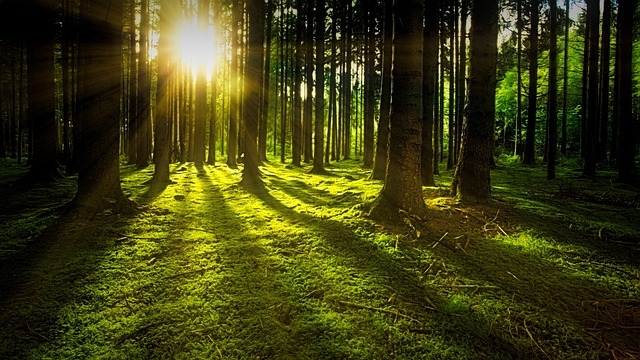
#> input picture t6/image.jpg, 640 x 360 px, given in place of img1.jpg, which was not available; the run also reads 1 picture not shown here
$ python p1.py
#> lines starting #> are read from the running program, lines starting #| are printed output that depends on the picture; pictures that were not available may be replaced by others from this repository, and a replacement may not be noted
#> the answer given: 3
import numpy as np
import matplotlib.pyplot as plt


def resize_image(image_matrix, new_height, new_width):
    if len(image_matrix.shape) == 3:
        oh, ow, _ = image_matrix.shape
    else:
        oh, ow = image_matrix.shape

    re_image_matrix = np.array([
        np.array([image_matrix[(oh*h // new_height)][(ow*w // new_width)]
                 for w in range(new_width)])
        for h in range(new_height)
    ])

    return re_image_matrix


def punto_1(img1, img2, img3, img4, color):
    """
    Punto 1 del parcial:
        Funcion que recibe como parametro 4 imagenes y un color
        y luego fuciona las cuatro imagenes y las une con un borde
        del color especificado

    Params:
        img1 (str): Ruta de la primera imagen
        img2 (str): Ruta de la segunda imagen
        img3 (str): Ruta de la tercera imagen
        img4 (str): Ruta de la cuarta imagen
        color (int): Color del borde

    Returns:
        bordered_image (np.array): Imagenes combinadas y con borde
    """
#> called with img1 = 'src/img1.jpg', img2 = 'src/img2.jpg', img3 = 'src/img3.jpg', img4 = 'src/img4.jpg', color = 3

    # Lectura de imagenes
    img1 = np.array(plt.imread(img1))
#> img1 is the input picture: shape (360, 640, 3); mean R, G, B 61.7, 61.3, 16.2
    img2 = np.array(plt.imread(img2))
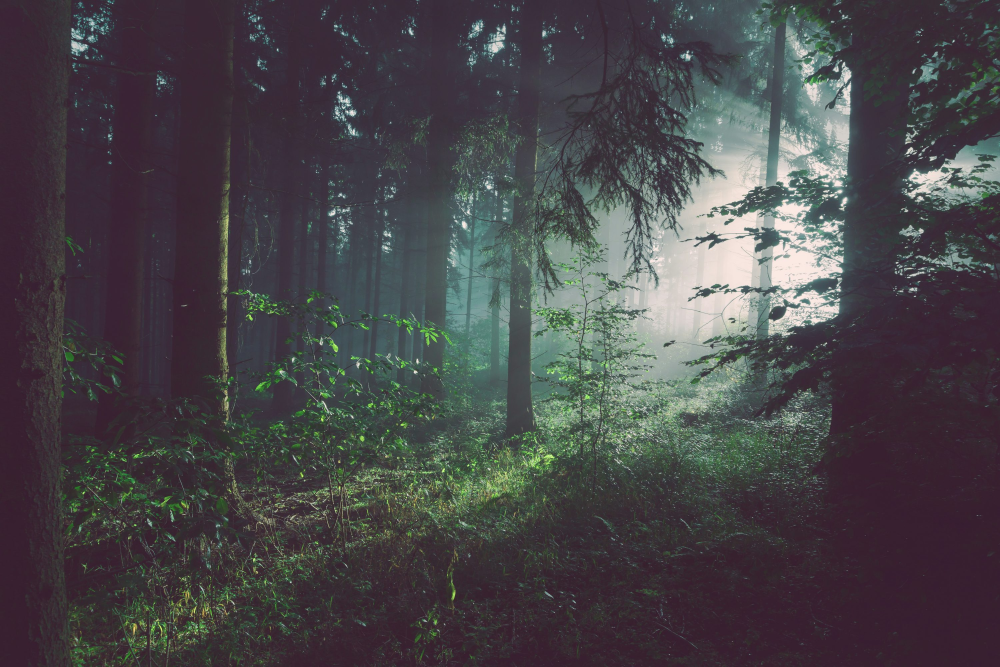
#> input picture p1/src/img2.jpg, 3000 x 2000 px (shown at 1/3 size)
#> img2 is the input picture: shape (2000, 3000, 3); mean R, G, B 72.9, 70.5, 73.7
    img3 = np.array(plt.imread(img3))
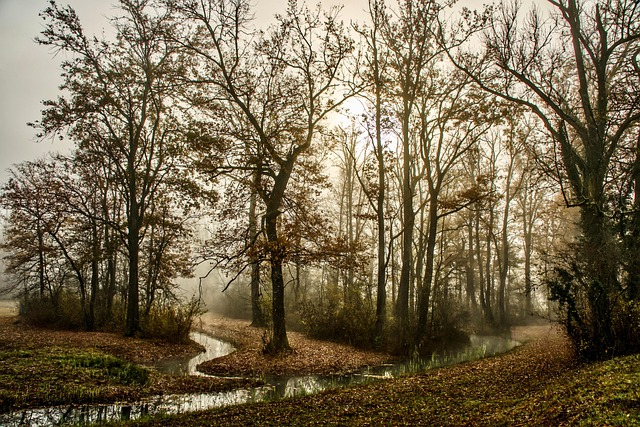
#> input picture p1/src/img3.jpg, 640 x 427 px
#> img3 is the input picture: shape (427, 640, 3); mean R, G, B 119.1, 105.7, 79.7
    img4 = np.array(plt.imread(img4))

    # Se ponen las imagenes al mismo tamaño para evitar erores
    img1_resize = resize_image(img1, 1000, 1000)
    img2_resize = resize_image(img2, 1000, 1000)
    img3_resize = resize_image(img3, 1000, 1000)
    img4_resize = resize_image(img4, 1000, 1000)

    result_image_top = np.concatenate((img1_resize, img2_resize), axis=1)
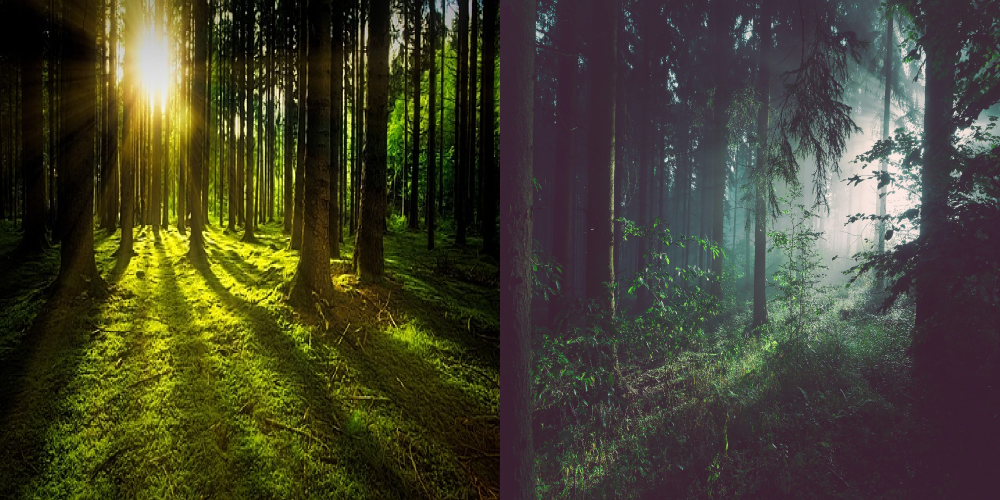
#> result_image_top: shape (1000, 2000, 3) (shown at 1/2 size); mean R, G, B 67.3, 65.9, 45
    result_image_bottom = np.concatenate((img3_resize, img4_resize), axis=1)
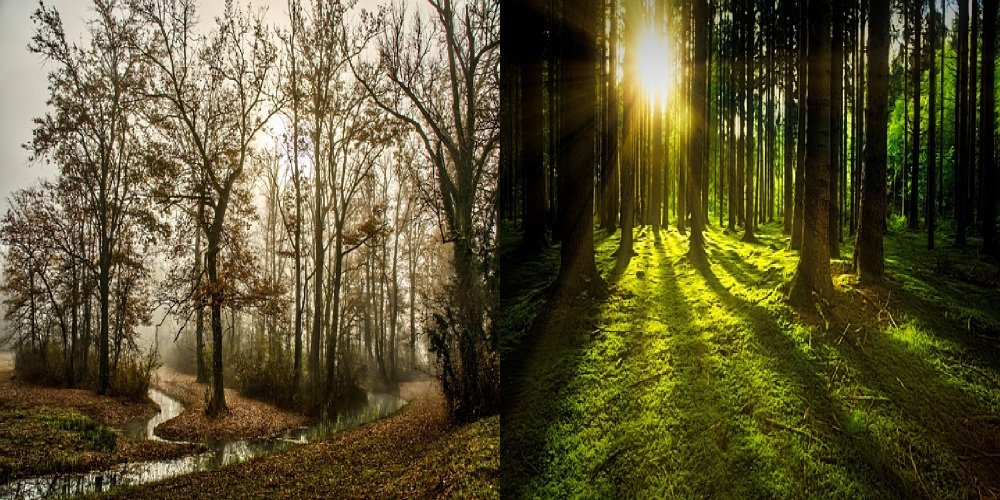
#> result_image_bottom: shape (1000, 2000, 3) (shown at 1/2 size); mean R, G, B 90.5, 83.6, 48
    result_image = np.concatenate(
        (result_image_top, result_image_bottom), axis=0)
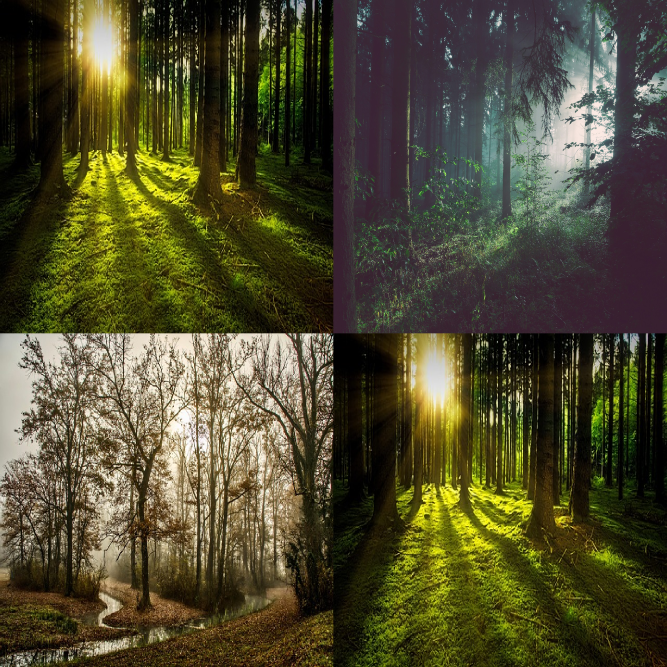
#> result_image: shape (2000, 2000, 3) (shown at 1/3 size); mean R, G, B 78.9, 74.7, 46.5

    border_size = 100
    h, w, c = result_image.shape
#> h = 2000; w = 2000; c = 3
    # Se llena el borde con el color
    bordered_image = np.full(
        (h + 2 * border_size, w + 2 * border_size, c), color, dtype=np.uint8)

    bordered_image[border_size:border_size + h,
                   border_size:border_size + w] = result_image

    plt.imshow(bordered_image)
    plt.title("Punto 1: Unión de 4 imágenes con borde")
    plt.axis("off")
    plt.show()
    return bordered_image


def punto_2(img1, img2):
    """
    Punto 2 del parcial:
        esta funcion recibe como paramentro dos imagenes
        y luego las fusiona

    Params:
        img1 (str): Ruta de la primera imagen
        img2 (str): Ruta de la segunda imagen

    Returns:
        img1 (np.array): imagen 1 modificada, fusionando con la segunda
    """
#> called with img2 = 'src/logo.jpg'
    logo = np.array(plt.imread(img2))
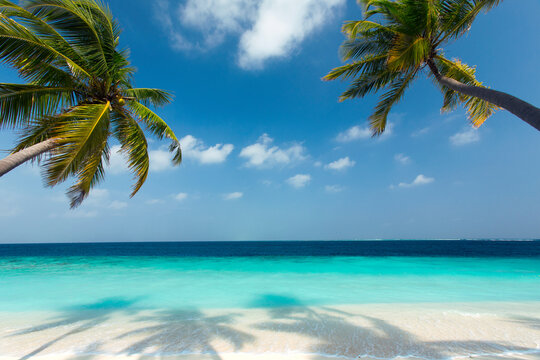
#> input picture t8/beach.jpg, 540 x 360 px, given in place of logo.jpg, which was not available
#> logo is the input picture: shape (360, 540, 3); mean R, G, B 96.3, 149.4, 163.4
    print(img1.shape)
#| (2200, 2200, 3)
   # [6 lines of commented-out code are left out]

    hL, wL = img1.shape[:2]
#> hL = 2200; wL = 2200
    hS, wS = logo.shape[:2]
#> hS = 360; wS = 540

    y1, x1 = (hL - hS) // 2, (wL - wS) // 2
#> y1 = 920; x1 = 830
    y2, x2 = y1 + hS, x1 + wS
#> y2 = 1280; x2 = 1370

    factor = 0.5
    img1[y1:y2, x1:x2] = logo
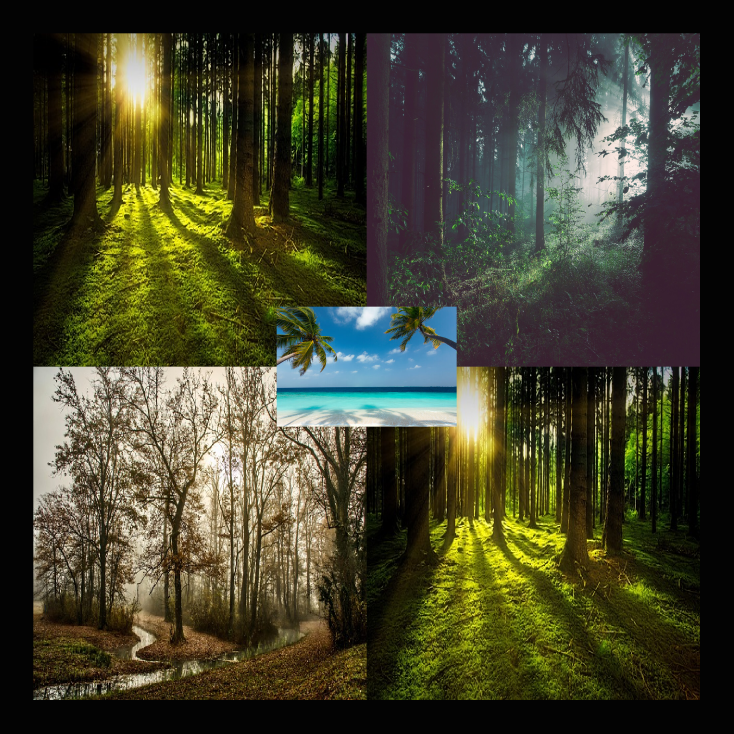
#> img1: shape (2200, 2200, 3) (shown at 1/3 size); mean R, G, B 66.5, 65.5, 43.4

    plt.imshow(img1)
    plt.title("Punto 2: Fusion de imagenes")
    plt.axis("off")
    plt.show()
    return img1


"""
Cada imagen esta guradada en el directorio "src"
"""
img1 = "src/img1.jpg"
img2 = "src/img2.jpg"
img3 = "src/img3.jpg"
img4 = "src/img4.jpg"
logo = "src/logo.jpg"

color = int(input("Inserte un color para el borde de la imagen (0-255): "))

# punto_1(img1, img2, img3, img4, color=123)
# Uso (reciclo) la imagen resultante del punto 1 para el punto 2
img_for_p2 = punto_1(img1, img2, img3, img4, color)
punto_2(img_for_p2, logo)
